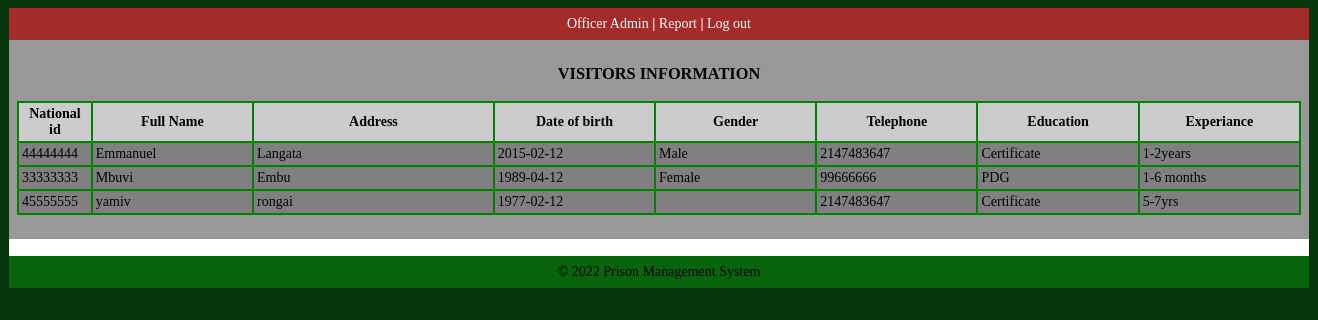
The app's page /officer/viewofficer.php, older data.
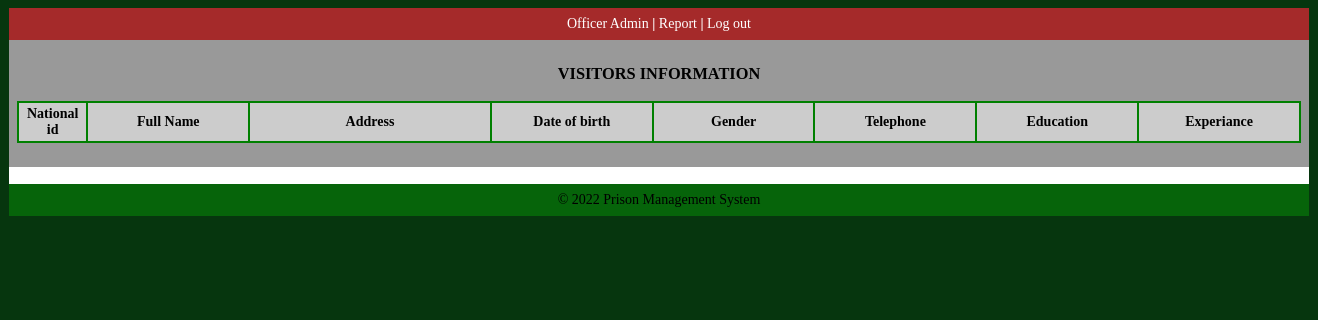
The same page, newer data.
### tables this page shows
CREATE TABLE officerdetails
  (
    id varchar(16) NOT NULL,
    fullname varchar(30) NOT NULL,
    address varchar(30) NOT NULL,
    dateofbirth varchar(30) NOT NULL,
    gender varchar(30) NOT NULL,
    telephone int(30) NOT NULL,
    education varchar(30) NOT NULL,
    experience varchar(30) NOT NULL,
    PRIMARY KEY (id)
  );

### officer/viewofficer.php (the view, shortened to what this page needs)
<!DOCTYPE html>
<html lang="en">
<head>
  <link rel="stylesheet" media="screen" href="login.css">
</head>
<body>
  <table align='center' border='0' bgcolor='green' width='1300' cellpadding='8' cellspacing='0' height='200'>
    <tr>
      <td align="center" border='1' bgcolor='brown'>
        <a href="officerpanel.php" target="_parent">Officer Admin <b>|</b></a>
        <a href="../admin/officereport.php" target="_parent">Report <b>|</b></a>
        <a href="../index.php" target="_parent">Log out</a>
      </td>
    </tr>
    <tr>
      <td bgcolor='#999999' valign='center'>
        <?php
        $host = "localhost";
        $username = "prison";
        $password = "prison123.";
        $db_name = "prison_system";
        $tbl_name = "officerdetails";
        $con = mysqli_connect($host, $username, $password, $db_name);
        $sel = mysqli_query($con, "SELECT * from $tbl_name ORDER BY fullname ASC");
        echo "<table align='center' width='100%' bgcolor='GREEN' border='0' bgcolor='green' cellpadding='3' cellspacing='2' bgcolor='silver'>
<caption><h3>VISITORS INFORMATION</h3></caption>
<tr bgcolor='#CCCCCC'>
<th width='3%'>National id</th>
<th width='10%'>Full Name</th>
<th width='15%'>Address</th>
<th width='10%'>Date of birth</th>
<th width='10%'>Gender</th>
<th width='10%'>Telephone</th>
<th width='10%'>Education</th>
<th width='10%'>Experiance</th>
</tr>";
        while ($row = mysqli_fetch_array($sel)) {
          echo "<tr bgcolor='grey'>";
          echo  "<td width='3%'>" . $row['id'] . "</td>";
          echo  "<td width='7%'>" . $row['fullname'] . "</td>";
          echo  "<td width='10%'>" . $row['address'] . "</td>";
          echo  "<td width='10%'>" . $row['dateofbirth'] . "</td>";
          echo  "<td width='10%'>" . $row['gender'] . "</td>";
          echo  "<td width='3%'>" . $row['telephone'] . "</td>";
          echo  "<td width='10%'>" . $row['education'] . "</td>";
          echo  "<td width='10%'>" . $row['experience'] . "</td>";
          echo "</tr>";
        }
        echo "</table>";
        ?>
        <br />
      </td>
    </tr>
    <tr>
      <td align='center' bgcolor='white' height='1'>
        <?php
        include("footer.php");
        ?>
      </td>
    </tr>
  </table>
</body>
</html>

Row changes from the older to the newer data that the page shows:
removed officerdetails: id "44444444", fullname "Emmanuel", address "Langata", dateofbirth "2015-02-12", gender "Male", telephone "2147483647", education "Certificate", experience "1-2years"
removed officerdetails: id "33333333", fullname "Mbuvi", address "Embu", dateofbirth "1989-04-12", gender "Female", telephone "99666666", education "PDG", experience "1-6 months"
removed officerdetails: id "45555555", fullname "yamiv", address "rongai", dateofbirth "1977-02-12", telephone "2147483647", education "Certificate", experience "5-7yrs"
